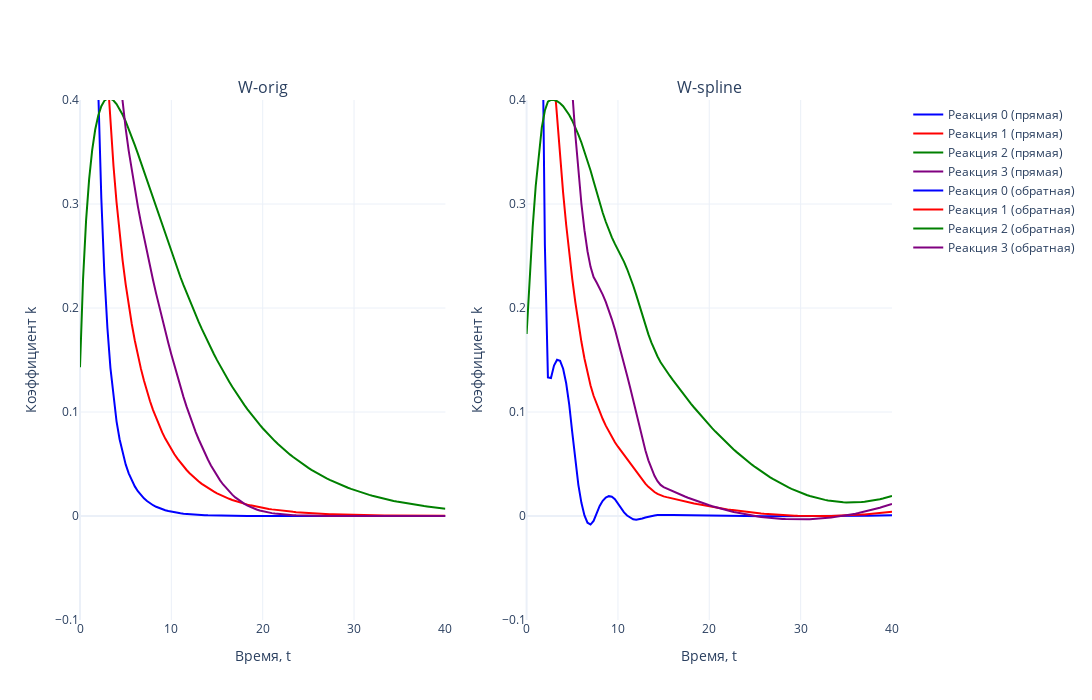

Notebook code cell kept with this figure:
### Markdown cell above
W-скорости реакций предсказываются отрицательными. Они не должны быть отрицательными

### Code cell
colors = ['blue', 'red', 'green', 'purple']

# Создаем два подграфика (2 столбца, 1 строка)
fig = make_subplots(rows=1, cols=2, subplot_titles=['W-orig', 'W-spline'])

# Первый график (прямая задача)
for i in range(N_REACTION):  
    fig.add_trace(go.Scatter(
        x=tsteps, 
        y=W_TRUE[i, :], 
        mode='lines', 
        name=f'Реакция {i} (прямая)',
        line=dict(color=colors[i % len(colors)])  # Применяем цвета циклично
    ), row=1, col=1)

# Второй график (обратная задача)
for i in range(N_REACTION):  
    fig.add_trace(go.Scatter(
        x=tsteps, 
        y=W_spline[i, :], 
        mode='lines', 
        name=f'Реакция {i} (обратная)',
        line=dict(color=colors[i % len(colors)])  # Применяем цвета циклично
    ), row=1, col=2)

# Настройки общего макета
fig.update_layout(
    template='plotly_white',
    width=1700,  # Общая ширина холста
    height=700,  # Высота холста
    showlegend=True
)

# Ограничение оси Y
fig.update_yaxes(range=[-0.1, 0.4], title_text='Коэффициент k', row=1, col=1)
fig.update_yaxes(range=[-0.1, 0.4], title_text='Коэффициент k', row=1, col=2)

# Подписи оси X
fig.update_xaxes(title_text='Время, t', row=1, col=1)
fig.update_xaxes(title_text='Время, t', row=1, col=2)

# Отображение графика
fig.show()
